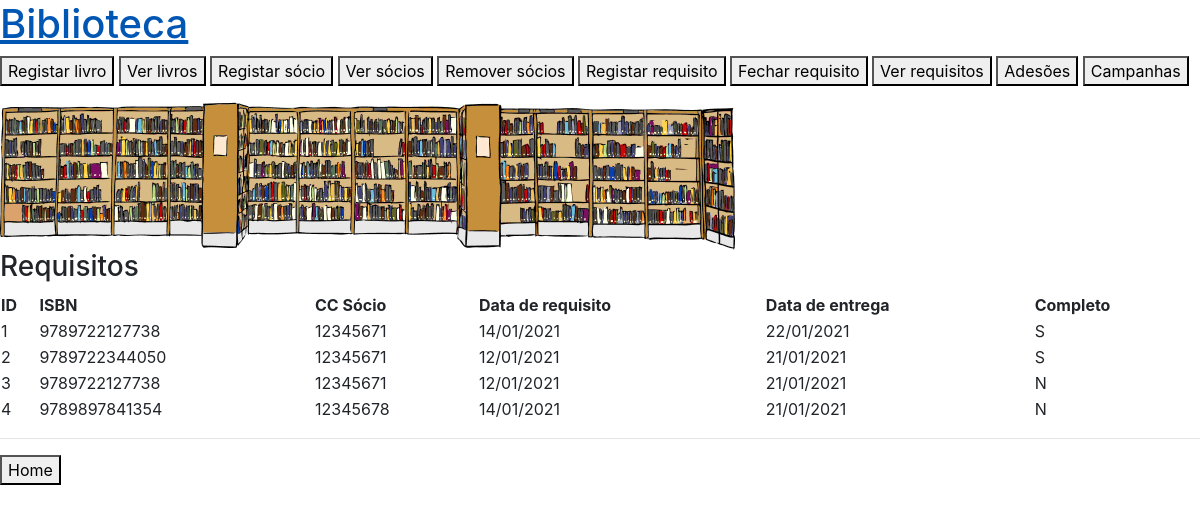
Before: /ver_req with the older database file.
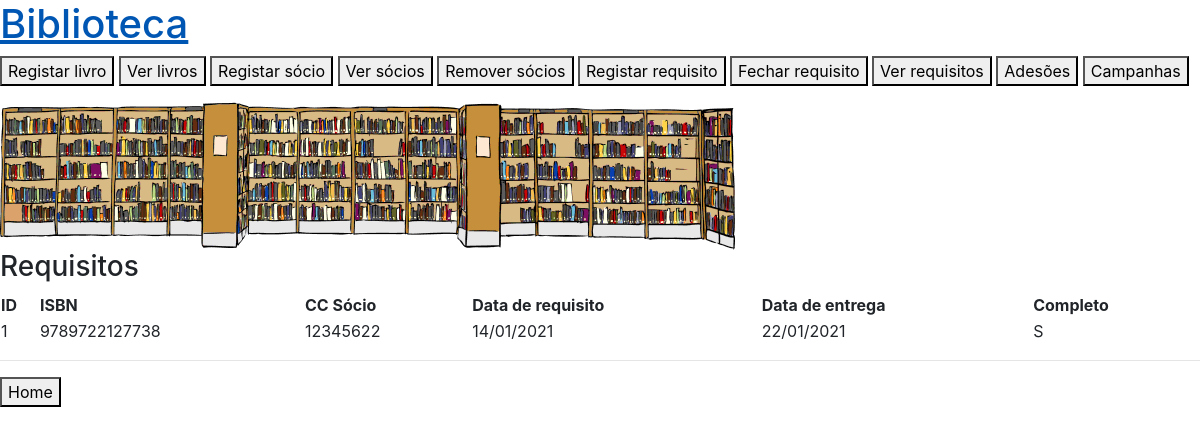
After: the same page with the newer database file.
### app.py (models this page shows)
class Requisito(db.Model):
    __tablename__ = 'requisito'
    id_req = db.Column(db.Integer, primary_key=True)
    ISBN_req = db.Column(db.Integer, db.ForeignKey('livro.ISBN'))
    cc_req = db.Column(db.Integer, db.ForeignKey('socio.cc'))
    data_req = db.Column(db.String(10))
    data_entr = db.Column(db.String(10))
    completo = db.Column(db.String(1))

### app.py (the view)
@app.route('/ver_req', methods=['GET'])
def ver_req():
    reqs = Requisito.query.all()
    return render_template('ver_req.html', reqs=reqs)

### templates/ver_req.html (shortened to what this page needs)
{% extends "base.html"%}
{%block content%}
<h3>Requisitos</h3>
<table style="width:100%">
    <tr>
      <th>ID</th>
      <th>ISBN </th>
      <th>CC Sócio</th>
      <th>Data de requisito</th>
      <th>Data de entrega</th>
      <th>Completo</th>
    </tr>
    {% for req in reqs %}
    <tr>
        <td>{{req.id_req}}</td>
        <td>{{req.ISBN_req}}</td>
        <td>{{req.cc_req}}</td>
        <td>{{req.data_req}}</td>
        <td>{{req.data_entr}}</td>
        <td>{{req.completo}}</td>
      {% endfor %}
  </table>
<hr/>
<a href="/"><button type="button">Home</button></a>
{%endblock%}

Changed rows visible on the page:
removed Requisito: id_req "2", ISBN_req "9789722344050", cc_req "12345671", data_req "12/01/2021", data_entr "21/01/2021", completo "S"
removed Requisito: id_req "3", ISBN_req "9789722127738", cc_req "12345671", data_req "12/01/2021", data_entr "21/01/2021", completo "N"
removed Requisito: id_req "4", ISBN_req "9789897841354", cc_req "12345678", data_req "14/01/2021", data_entr "21/01/2021", completo "N"
changed Requisito id 1: cc_req "12345671" → "12345622"
